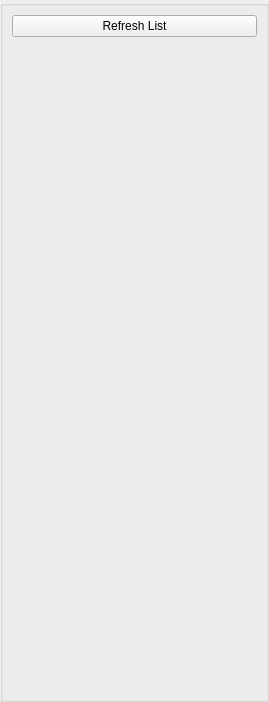
<?xml version="1.0" encoding="UTF-8"?>
<ui version="4.0">
 <class>AppletGroupListLocalViewUi</class>
 <widget class="QWidget" name="AppletGroupListLocalViewUi">
  <property name="geometry">
   <rect>
    <x>0</x>
    <y>0</y>
    <width>269</width>
    <height>702</height>
   </rect>
  </property>
  <property name="sizePolicy">
   <sizepolicy hsizetype="Expanding" vsizetype="Expanding">
    <horstretch>0</horstretch>
    <verstretch>0</verstretch>
   </sizepolicy>
  </property>
  <property name="windowTitle">
   <string>Search</string>
  </property>
  <property name="windowIcon">
   <iconset>
    <normaloff>:/TruthOrDare/Resources/ic_people_normal.png</normaloff>:/TruthOrDare/Resources/ic_people_normal.png</iconset>
  </property>
  <layout class="QGridLayout" name="gridLayout">
   <property name="leftMargin">
    <number>0</number>
   </property>
   <property name="topMargin">
    <number>0</number>
   </property>
   <property name="rightMargin">
    <number>0</number>
   </property>
   <property name="bottomMargin">
    <number>0</number>
   </property>
   <property name="spacing">
    <number>0</number>
   </property>
   <item row="0" column="0">
    <widget class="QGroupBox" name="ItemsGroupBox">
     <property name="minimumSize">
      <size>
       <width>0</width>
       <height>0</height>
      </size>
     </property>
     <property name="title">
      <string/>
     </property>
     <layout class="QVBoxLayout" name="verticalLayout_2">
      <item>
       <widget class="QPushButton" name="m_RefreshButton">
        <property name="text">
         <string>Refresh List</string>
        </property>
       </widget>
      </item>
      <item>
       <widget class="QLabel" name="m_StatusLabel">
        <property name="text">
         <string notr="true"/>
        </property>
       </widget>
      </item>
      <item>
       <widget class="QLabel" name="m_InfoLabel">
        <property name="font">
         <font>
          <pointsize>10</pointsize>
         </font>
        </property>
        <property name="text">
         <string/>
        </property>
       </widget>
      </item>
      <item>
       <widget class="HostListWidget" name="m_HostListWidget" native="true">
        <property name="sizePolicy">
         <sizepolicy hsizetype="Expanding" vsizetype="Expanding">
          <horstretch>0</horstretch>
          <verstretch>0</verstretch>
         </sizepolicy>
        </property>
       </widget>
      </item>
     </layout>
    </widget>
   </item>
  </layout>
 </widget>
 <customwidgets>
  <customwidget>
   <class>HostListWidget</class>
   <extends>QWidget</extends>
   <header>HostListWidget.h</header>
   <container>1</container>
  </customwidget>
 </customwidgets>
 <resources>
  <include location="../NoLimitConnect.qrc"/>
 </resources>
 <connections/>
</ui>
